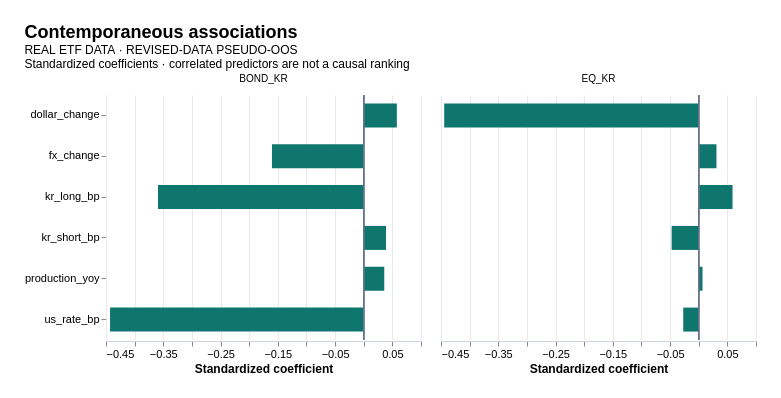

Source (Vega-Lite JSON):
### Vega-Lite specification from a JSON file in a GitHub repository (floating-point values rounded to 4 significant figures)
{"title": {"text": "Contemporaneous associations", "subtitle": ["REAL ETF DATA · REVISED-DATA PSEUDO-OOS", "Standardized coefficients · correlated predictors are not a causal ranking"]}, "data": {"values": [{"asset": "EQ_KR", "name": "production_yoy", "estimate": 7.217e-05, "hac_se": 0.0004302, "ci_low": -0.0007761, "ci_high": 0.0009205, "p_value": 0.8669, "standardized": 0.006582}, {"asset": "EQ_KR", "name": "kr_short_bp", "estimate": -0.0002881, "hac_se": 0.0002973, "ci_low": -0.0008743, "ci_high": 0.0002982, "p_value": 0.3338, "standardized": -0.04729}, {"asset": "EQ_KR", "name": "kr_long_bp", "estimate": 0.0002443, "hac_se": 0.000475, "ci_low": -0.0006924, "ci_high": 0.001181, "p_value": 0.6076, "standardized": 0.05903}, {"asset": "EQ_KR", "name": "us_rate_bp", "estimate": -7.771e-05, "hac_se": 0.000278, "ci_low": -0.0006259, "ci_high": 0.0004705, "p_value": 0.7801, "standardized": -0.02704}, {"asset": "EQ_KR", "name": "fx_change", "estimate": 0.0785, "hac_se": 0.3286, "ci_low": -0.5695, "ci_high": 0.7265, "p_value": 0.8114, "standardized": 0.03096}, {"asset": "EQ_KR", "name": "dollar_change", "estimate": -1.821, "hac_se": 0.5122, "ci_low": -2.831, "ci_high": -0.8106, "p_value": 0.0004732, "standardized": -0.4444}, {"asset": "BOND_KR", "name": "production_yoy", "estimate": 3.242e-05, "hac_se": 4.877e-05, "ci_low": -6.376e-05, "ci_high": 0.0001286, "p_value": 0.507, "standardized": 0.03587}, {"asset": "BOND_KR", "name": "kr_short_bp", "estimate": 1.954e-05, "hac_se": 2.9e-05, "ci_low": -3.765e-05, "ci_high": 7.673e-05, "p_value": 0.5013, "standardized": 0.03891}, {"asset": "BOND_KR", "name": "kr_long_bp", "estimate": -0.0001226, "hac_se": 2.497e-05, "ci_low": -0.0001718, "ci_high": -7.33e-05, "p_value": 1.926e-06, "standardized": -0.3592}, {"asset": "BOND_KR", "name": "us_rate_bp", "estimate": -0.0001049, "hac_se": 2.028e-05, "ci_low": -0.0001449, "ci_high": -6.495e-05, "p_value": 5.59e-07, "standardized": -0.4429}, {"asset": "BOND_KR", "name": "fx_change", "estimate": -0.03349, "hac_se": 0.01701, "ci_low": -0.06702, "ci_high": 5.065e-05, "p_value": 0.05034, "standardized": -0.1602}, {"asset": "BOND_KR", "name": "dollar_change", "estimate": 0.01952, "hac_se": 0.02983, "ci_low": -0.0393, "ci_high": 0.07834, "p_value": 0.5136, "standardized": 0.0578}]}, "facet": {"column": {"field": "asset", "type": "nominal", "title": null}}, "spec": {"width": 315, "height": 245, "layer": [{"mark": {"type": "bar", "color": "#0f766e", "size": 24}, "encoding": {"y": {"field": "name", "type": "nominal", "title": null, "axis": {"labelLimit": 150}}, "x": {"field": "standardized", "type": "quantitative", "title": "Standardized coefficient"}}}, {"mark": {"type": "rule", "color": "#64748b"}, "encoding": {"x": {"datum": 0}}}]}, "background": "#ffffff", "padding": 24, "config": {"font": "Arial", "title": {"fontSize": 18, "anchor": "start"}, "axis": {"labelFontSize": 11, "titleFontSize": 12, "gridColor": "#e5eaf0", "domainColor": "#cbd5e1"}, "view": {"stroke": null}}}
